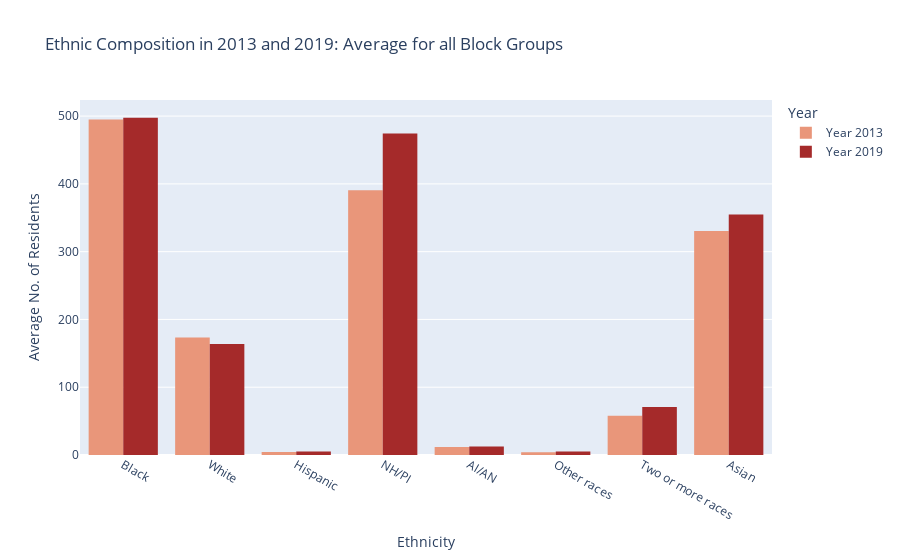

Notebook code cell kept with this figure:
### Code cell
# a simple bar chart, putting date on the x-axis

fig = px.bar(blockabsolute,
             x='Ethnicity',
             y=['Year 2013', 'Year 2019'],
             barmode='group',
             height=600,
             title="Ethnic Composition in 2013 and 2019: Average for all Block Groups",
             color_discrete_sequence=["#e9967a","#a52a2a"],
             labels={'Ethnicity':'Ethnicity','value':'Average No. of Residents', 'variable':'Year'}
                     )

# get rid of white lines inside the bars
fig.update_traces(marker_line_width=0)

# show the figure
fig.show()

### Figure 1 — Plotly figure (JSON) as saved in the notebook; plotly's stock layout.template omitted (floating-point values rounded to 4 significant figures)
{"data": [{"alignmentgroup": "True", "hovertemplate": "Year=Year 2013<br>Ethnicity=%{x}<br>Average No. of Residents=%{y}<extra></extra>", "legendgroup": "Year 2013", "marker": {"color": "#e9967a", "line": {"width": 0}, "pattern": {"shape": ""}}, "name": "Year 2013", "offsetgroup": "Year 2013", "orientation": "v", "showlegend": true, "textposition": "auto", "type": "bar", "x": ["Black", "White", "Hispanic", "NH/PI", "AI/AN", "Other races", "Two or more races", "Asian"], "xaxis": "x", "y": [495.0, 173.3, 4.287, 390.6, 11.69, 4.206, 57.99, 330.6], "yaxis": "y"}, {"alignmentgroup": "True", "hovertemplate": "Year=Year 2019<br>Ethnicity=%{x}<br>Average No. of Residents=%{y}<extra></extra>", "legendgroup": "Year 2019", "marker": {"color": "#a52a2a", "line": {"width": 0}, "pattern": {"shape": ""}}, "name": "Year 2019", "offsetgroup": "Year 2019", "orientation": "v", "showlegend": true, "textposition": "auto", "type": "bar", "x": ["Black", "White", "Hispanic", "NH/PI", "AI/AN", "Other races", "Two or more races", "Asian"], "xaxis": "x", "y": [497.6, 163.6, 4.981, 474.2, 12.69, 5.169, 70.96, 354.7], "yaxis": "y"}], "layout": {"autosize": true, "barmode": "group", "legend": {"title": {"text": "Year"}, "tracegroupgap": 0}, "title": {"text": "Ethnic Composition in 2013 and 2019: Average for all Block Groups"}, "xaxis": {"anchor": "y", "autorange": true, "domain": [0, 1], "range": [-0.5, 7.5], "title": {"text": "Ethnicity"}, "type": "category"}, "yaxis": {"anchor": "x", "autorange": true, "domain": [0, 1], "range": [0, 523.7], "title": {"text": "Average No. of Residents"}, "type": "linear"}}}
